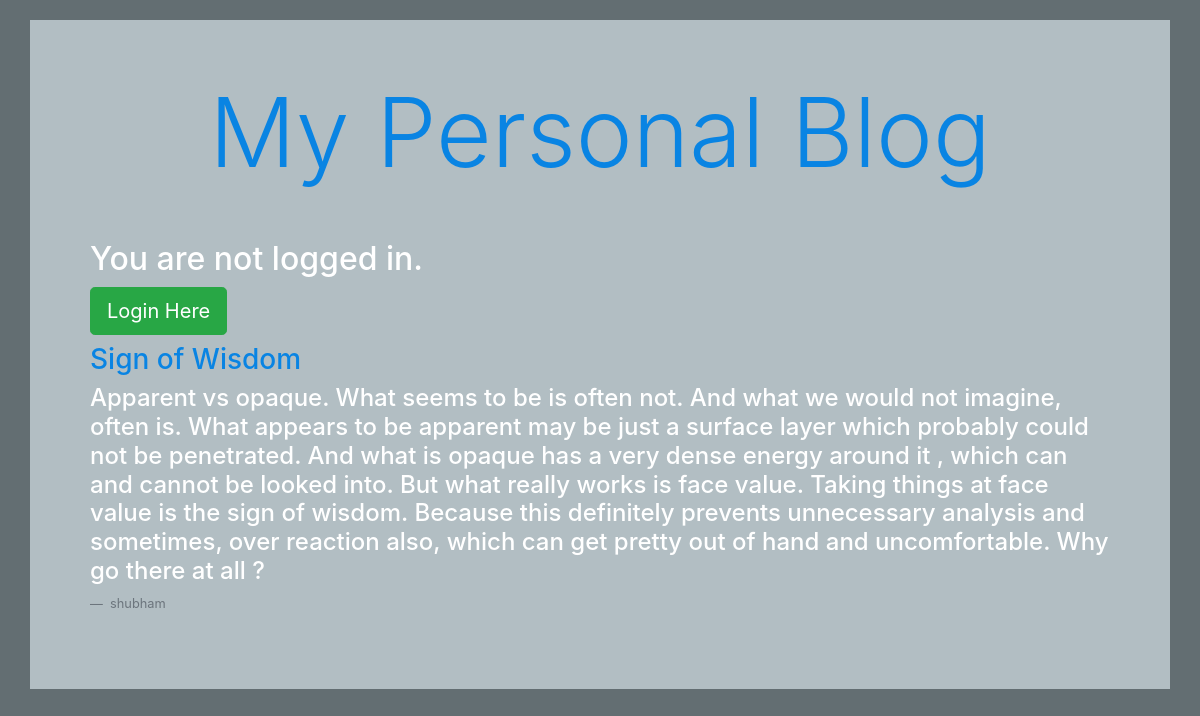
/article4, run on the app's committed database.
### articles/models.py (models this page shows, shortened)
class Articles(models.Model):
    author = models.ForeignKey(
        'auth.User',
        on_delete=models.CASCADE,
    )
    title = models.CharField(max_length=200)
    text = models.TextField()

### articles/views.py (the view)
# urls.py: path('article<int:pk>', views.ArticleDetailView.as_view(), name='article_page'),
class ArticleDetailView(DetailView):
    model = Articles
    template_name = 'detail.html'
    context_object_name = 'detail'

### templates/detail.html
{% extends 'base.html' %}
{% block content %}
<div class="articles">
        <h3><a href="#">{{ detail.title }}</a></h3>
        <h4>{{ detail.text }}</h4>
        <p class="blockquote-footer"> {{ detail.author }} </p>
    </div>
{% endblock content %}

### static/css/style.css (style rules this page uses)
body { background-color: #636e72; color: #FFF; }
a { color: #0984e3; }

### data on the page
Articles: title "Sign of Wisdom", text "Apparent vs opaque. What seems to be is often not. And what we would not imagine, often is. What appears to be apparent may be just a surface layer which probably could not be penetrated. And what is opaque has a very dense energy around it , which can and cannot be looked into. But what really works is face value. Taking things at face value is the sign of wisdom. Because this definitely prevents unnecessary analysis and sometimes, over reaction also, which can get pretty out of hand and uncomfortable. Why go there at all ?", author "shubham"
